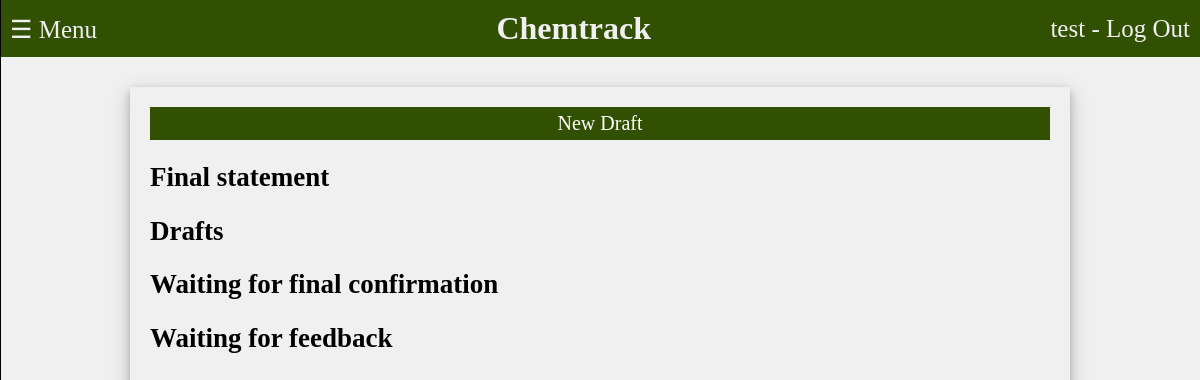
Page /student_drafts/ (signed in) on the earlier database version.
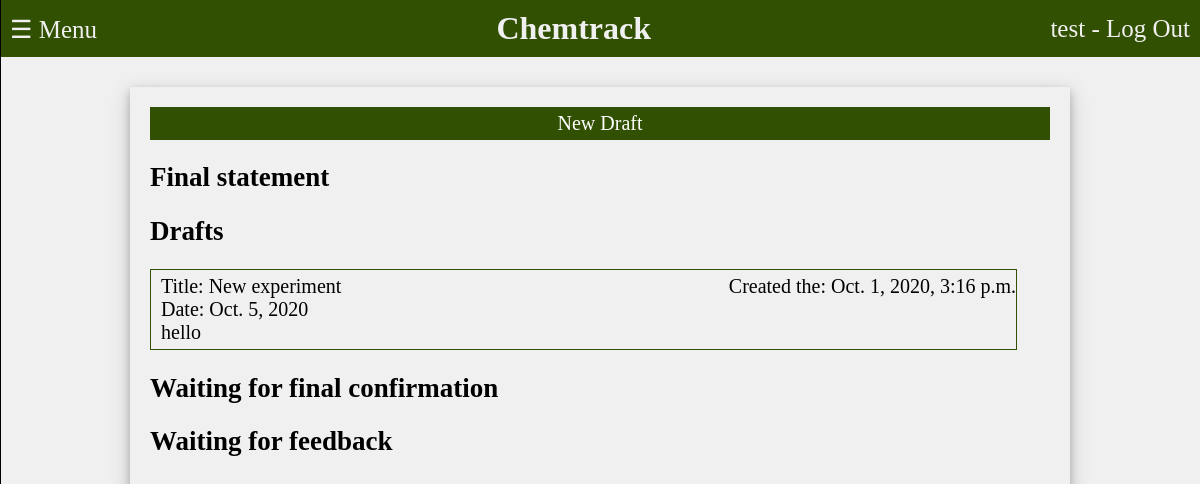
Same page on the later database version.
### chemtrack_app/models.py (models this page shows)
class Record(models.Model):
    date_creation = models.DateTimeField(auto_now_add=True)
    student = models.ForeignKey(User, on_delete=models.CASCADE)
    date = models.DateField(default=datetime.date.today)
    state = models.IntegerField(default=0)
    levels = models.IntegerField(default=0)
    name = models.CharField(max_length=100, default="")
    description = models.TextField(default="")

### chemtrack_app/views/student_dafts_view.py (the view)
# urls.py: path('student_drafts/', views.student_dafts_view, name='student_drafts'),
@user_passes_test(controllers.is_student)
def student_dafts_view(request):
    drafts = Record.objects.filter(student=request.user, state=0)
    final_statements = Record.objects.filter(student=request.user, state=2)
    feedbacks = Record.objects.filter(student=request.user, state=1)
    confirmations = Record.objects.filter(student=request.user, state=3)
    template = 'chemtrack_app/students/see_drafts.html'
    context = {"drafts":drafts, "final_statements":final_statements, "feedbacks":feedbacks, "confirmations":confirmations}
    return render(request, template, context)

### chemtrack_app/controllers/groups.py (called while the page is built)
def is_student(user):
    return user.groups.filter(name='student').exists()

### chemtrack_app/templatetags/groups.py (called while the page is built)
@register.filter(name='has_group')
def has_group(user, group_name):
    return user.groups.filter(name=group_name).exists()

### chemtrack_app/templates/chemtrack_app/students/see_drafts.html (shortened to what this page needs)
{% extends "../../base.html" %}
{% block content %}
        <a href="{% url 'new_draft' %}" class="no_style_link"><div class="wide_button">New Draft</div></a>
    <h2>Final statement</h2>
    <h2>Drafts</h2>
    {% for record in drafts %}
        <a href="{% url 'view_record' record_id=record.pk%}" class="no_style_link">
            <div class="in-button">
                <div class="right_info">
                    <div class="creation_record">Created the: {{record.date_creation}}</div>
                </div>
                <div class="name_record">Title: {{record.name}}</div>
                <div class="date_record">Date: {{record.date}}</div>
                <div class="description_record">{{record.description|truncatewords:15}}</div>
            </div>
        </a>
    {% endfor %}
    <h2>Waiting for final confirmation</h2>
    <h2>Waiting for feedback</h2>
{% endblock %}

Differences in the rows shown:
added Record: date_creation "Oct. 1, 2020, 3:16 p.m.", name "New experiment", date "Oct. 5, 2020", description "hello"
